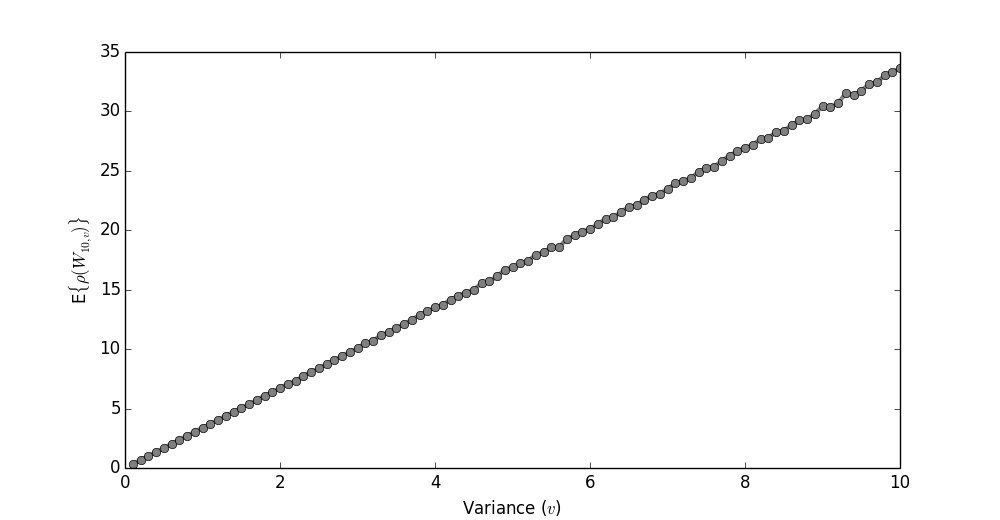

The script that saved this image:

import numpy as np
import scipy as sp
import matplotlib.pyplot as plt

data = []
var = list(np.linspace(0.1, 10, 100))
for variance in var:
    eigs = []
    for i in xrange(1000):
	size = 10
	W = np.random.randn(size, size)*variance
	maxEig = max(list(abs(np.linalg.eigvals(W))))
	eigs.append(maxEig)

    data.append(np.mean(eigs))

# Uncomment to get coefficient
#d = [ el[0]/el[1] for el in zip(data, var) ]
#print np.mean(d)

plt.plot(var, data, '-o', color=[0.5, 0.5, 0.5], linewidth=3)
plt.ylabel(r'E$\{ \rho(W_{10,v})\}$')
plt.xlabel(r'Variance ($v$)')
fig = plt.gcf()
fig.set_size_inches(10, 5.2)
fig.savefig('fixedMatrixSize.png', dpi=100)


